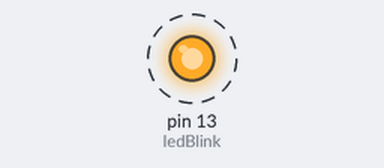
Bench run of a sketch on a simulated Arduino Uno, built with avr-gcc and run on an emulated ATmega328P. On the bench: output pins drawn as LEDs (lit = HIGH). Dashed ring = blinking.

Above: at 0.5 s.
Timing chart, 0 to 4.6 s (numbered marks = the images above):
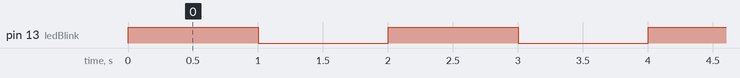

The sketch:

1.The_Arduino_Blink_Program.ino
```cpp
/*
  The Arduino Blink Program
  This is program will blink an LED connected to pin 13 with a 1-second on and 1-second off delay, sequentially.
  The blink pattern's speed can be varied by adjusting the onDelay and offDelay variables.
*/


 //declare variables for the pin and the delay time
 int ledBlink = 13;      //Led pin is connected to pin 13
 int onDelay  = 1000;    //variable for delay time when Led is on (in milliseconds)
 int offDelay = 1000;    //variable for delay time when Led is off (in milliseconds)

void setup() {
  pinMode(ledBlink, OUTPUT);  //initalize Led pin as an OUTPUT
}

void loop() {
  digitalWrite(ledBlink, HIGH);    //turn on the Led
  delay(onDelay);                  //wait for onDelay time

  digitalWrite(ledBlink, LOW);     //turn off the led
  delay(offDelay);                 //wait for offDelay time
}
```

Measured:
- by itself, pin 13 (ledBlink): alternates HIGH for 1.0 s and LOW for 1.0 s
